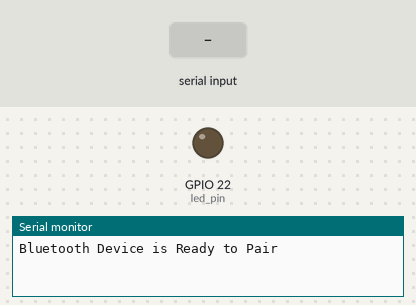
A sketch run on a simulated ESP32. Shown: output pins drawn as LEDs (lit = HIGH), the last lines printed to the serial monitor. Inputs (shaded band) come from the test bench. Nothing arrives over Bluetooth unless stated.

Above: at 1.2 s.
1.3 s: "0" received over the second serial link
At 2.5 s:
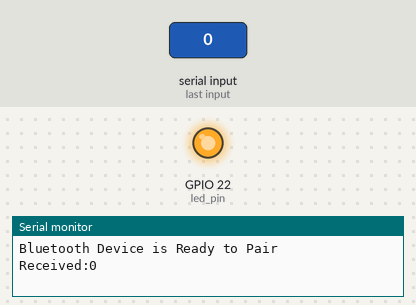
2.8 s: "1" received over the second serial link
At 4.1 s:
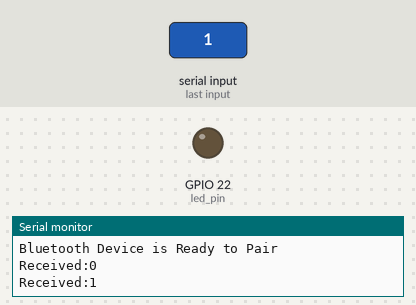
Timing chart, 0 to 5.8 s (numbered marks = the images above; inputs shaded):
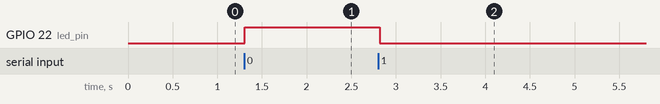

Measured:
- after the input at 1.3 s, GPIO 22 (led_pin): LOW → HIGH at once
- after the input at 2.8 s, GPIO 22 (led_pin): HIGH → LOW at once

The sketch:

esp32_bluetooth_led_control_LOLIN_.ino
```cpp
/*
 * Program to control the onboard LED (ON/OFF) from ESP32 using Serial Bluetooth
 * Thanks to Neil Kolbans for his efforts in adding the support to Arduino IDE
 * Tutotial: https://circuitdigest.com/microcontroller-projects/using-classic-bluetooth-in-esp32-and-toogle-an-led
 *
 * Requires Bluetooth Terminal App, eg. this one:
 * https://play.google.com/store/apps/details?id=com.menthoven.arduinoandroid
 *
 * To set/change the name of the Bluetooth modules, find the line with comment "Name of Bluetooth Module" in setup()
 * and change the name.
 *
 * More info:
 * https://github.com/espressif/arduino-esp32/tree/master/libraries/BluetoothSerial
 */

#include "BluetoothSerial.h" //Header File for Serial Bluetooth, will be added by default into Arduino

BluetoothSerial BtSerial; // Object for Bluetooth

int led_pin = 22;

void setup() {
  Serial.begin(115200); // Start Serial monitor
  BtSerial.begin("ESP32_LED_Control"); // Name of Bluetooth Module
  Serial.println("Bluetooth Device is Ready to Pair");

  pinMode(led_pin, OUTPUT); // Specify that LED pin is output
}

void loop() {
  if (BtSerial.available()) { // Check if we receive anything from Bluetooth
    char incoming = BtSerial.read(); //Read what we recevive
    Serial.print("Received:");
    Serial.println(incoming);

    if (incoming == '1') {
        digitalWrite(led_pin, LOW);
        BtSerial.println("LED turned ON");
    }
    else if (incoming == '0') {
        digitalWrite(led_pin, HIGH);
        BtSerial.println("LED turned OFF");
    }
  }
  delay(20);
}
```
